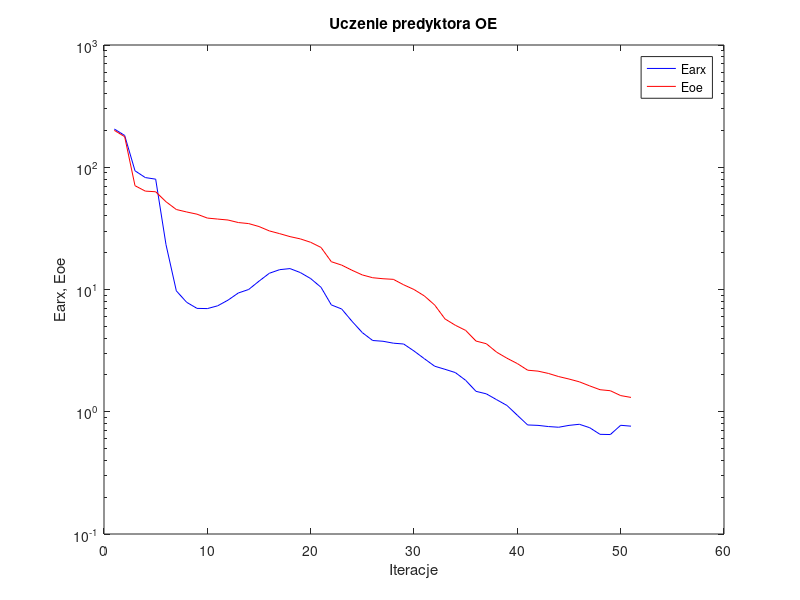
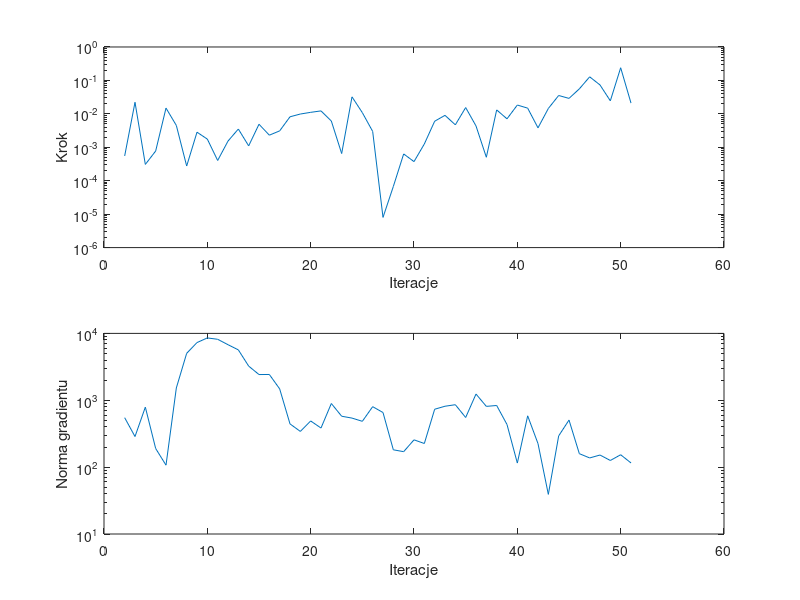

MATLAB code to generate these figures, in order:
%uczenie predyktora oe
clear all;
n=0; farx(n+1)=2.055556e+002; foe(n+1)=2.003608e+002; wspucz(n+1)=0.000000e+000; ng(n+1)=0.000000e+000;
%odnowa zmiennej metryki
n=1; farx(n+1)=1.819725e+002; foe(n+1)=1.778426e+002; krok(n+1)=5.504055e-004; ng(n+1)=5.486018e+002;
n=2; farx(n+1)=9.354810e+001; foe(n+1)=7.063516e+001; krok(n+1)=2.219272e-002; ng(n+1)=2.867207e+002;
n=3; farx(n+1)=8.231636e+001; foe(n+1)=6.379606e+001; krok(n+1)=3.072763e-004; ng(n+1)=7.894612e+002;
n=4; farx(n+1)=7.990845e+001; foe(n+1)=6.303549e+001; krok(n+1)=7.740461e-004; ng(n+1)=1.898907e+002;
n=5; farx(n+1)=2.326897e+001; foe(n+1)=5.223680e+001; krok(n+1)=1.488820e-002; ng(n+1)=1.070436e+002;
n=6; farx(n+1)=9.747261e+000; foe(n+1)=4.510990e+001; krok(n+1)=4.505183e-003; ng(n+1)=1.528123e+003;
n=7; farx(n+1)=7.857724e+000; foe(n+1)=4.306859e+001; krok(n+1)=2.752027e-004; ng(n+1)=5.033973e+003;
n=8; farx(n+1)=7.007737e+000; foe(n+1)=4.132062e+001; krok(n+1)=2.827499e-003; ng(n+1)=7.290388e+003;
n=9; farx(n+1)=6.979915e+000; foe(n+1)=3.840211e+001; krok(n+1)=1.757317e-003; ng(n+1)=8.554699e+003;
n=10; farx(n+1)=7.355236e+000; foe(n+1)=3.768614e+001; krok(n+1)=4.031350e-004; ng(n+1)=8.161550e+003;
n=11; farx(n+1)=8.183076e+000; foe(n+1)=3.701431e+001; krok(n+1)=1.532691e-003; ng(n+1)=6.774448e+003;
n=12; farx(n+1)=9.366819e+000; foe(n+1)=3.529441e+001; krok(n+1)=3.516052e-003; ng(n+1)=5.669995e+003;
n=13; farx(n+1)=1.000513e+001; foe(n+1)=3.460767e+001; krok(n+1)=1.102111e-003; ng(n+1)=3.242207e+003;
n=14; farx(n+1)=1.170072e+001; foe(n+1)=3.273865e+001; krok(n+1)=4.889122e-003; ng(n+1)=2.423776e+003;
n=15; farx(n+1)=1.357730e+001; foe(n+1)=3.015172e+001; krok(n+1)=2.302721e-003; ng(n+1)=2.430036e+003;
n=16; farx(n+1)=1.453198e+001; foe(n+1)=2.863250e+001; krok(n+1)=3.096185e-003; ng(n+1)=1.479726e+003;
n=17; farx(n+1)=1.482763e+001; foe(n+1)=2.707607e+001; krok(n+1)=8.166461e-003; ng(n+1)=4.431109e+002;
n=18; farx(n+1)=1.375714e+001; foe(n+1)=2.594209e+001; krok(n+1)=9.879138e-003; ng(n+1)=3.420929e+002;
n=19; farx(n+1)=1.228536e+001; foe(n+1)=2.432948e+001; krok(n+1)=1.109636e-002; ng(n+1)=4.902754e+002;
n=20; farx(n+1)=1.042831e+001; foe(n+1)=2.208367e+001; krok(n+1)=1.226153e-002; ng(n+1)=3.844131e+002;
n=21; farx(n+1)=7.480772e+000; foe(n+1)=1.687779e+001; krok(n+1)=6.099924e-003; ng(n+1)=8.945058e+002;
n=22; farx(n+1)=6.928199e+000; foe(n+1)=1.583237e+001; krok(n+1)=6.497382e-004; ng(n+1)=5.769332e+002;
n=23; farx(n+1)=5.495191e+000; foe(n+1)=1.437016e+001; krok(n+1)=3.222183e-002; ng(n+1)=5.412166e+002;
n=24; farx(n+1)=4.437945e+000; foe(n+1)=1.315761e+001; krok(n+1)=1.086709e-002; ng(n+1)=4.843042e+002;
n=25; farx(n+1)=3.827181e+000; foe(n+1)=1.248366e+001; krok(n+1)=2.983603e-003; ng(n+1)=8.020892e+002;
%odnowa zmiennej metryki
n=26; farx(n+1)=3.771992e+000; foe(n+1)=1.224905e+001; krok(n+1)=8.001301e-006; ng(n+1)=6.555646e+002;
n=27; farx(n+1)=3.639085e+000; foe(n+1)=1.210883e+001; krok(n+1)=6.738910e-005; ng(n+1)=1.815915e+002;
n=28; farx(n+1)=3.581586e+000; foe(n+1)=1.092603e+001; krok(n+1)=6.326141e-004; ng(n+1)=1.703167e+002;
n=29; farx(n+1)=3.140212e+000; foe(n+1)=9.998621e+000; krok(n+1)=3.729911e-004; ng(n+1)=2.559890e+002;
n=30; farx(n+1)=2.716708e+000; foe(n+1)=8.863669e+000; krok(n+1)=1.255562e-003; ng(n+1)=2.256656e+002;
n=31; farx(n+1)=2.358027e+000; foe(n+1)=7.468119e+000; krok(n+1)=6.023109e-003; ng(n+1)=7.342916e+002;
n=32; farx(n+1)=2.224233e+000; foe(n+1)=5.745103e+000; krok(n+1)=9.019129e-003; ng(n+1)=8.140868e+002;
n=33; farx(n+1)=2.091621e+000; foe(n+1)=5.099089e+000; krok(n+1)=4.696827e-003; ng(n+1)=8.580829e+002;
n=34; farx(n+1)=1.807321e+000; foe(n+1)=4.627325e+000; krok(n+1)=1.542549e-002; ng(n+1)=5.524219e+002;
n=35; farx(n+1)=1.469128e+000; foe(n+1)=3.787657e+000; krok(n+1)=4.352613e-003; ng(n+1)=1.238755e+003;
n=36; farx(n+1)=1.401173e+000; foe(n+1)=3.601160e+000; krok(n+1)=5.034661e-004; ng(n+1)=8.102534e+002;
n=37; farx(n+1)=1.254546e+000; foe(n+1)=3.069835e+000; krok(n+1)=1.311143e-002; ng(n+1)=8.354699e+002;
n=38; farx(n+1)=1.125324e+000; foe(n+1)=2.739972e+000; krok(n+1)=7.100804e-003; ng(n+1)=4.338495e+002;
n=39; farx(n+1)=9.358851e-001; foe(n+1)=2.478214e+000; krok(n+1)=1.835014e-002; ng(n+1)=1.150505e+002;
n=40; farx(n+1)=7.798331e-001; foe(n+1)=2.187091e+000; krok(n+1)=1.481850e-002; ng(n+1)=5.852091e+002;
n=41; farx(n+1)=7.736938e-001; foe(n+1)=2.149125e+000; krok(n+1)=3.813746e-003; ng(n+1)=2.247113e+002;
n=42; farx(n+1)=7.568515e-001; foe(n+1)=2.058825e+000; krok(n+1)=1.448480e-002; ng(n+1)=3.913416e+001;
n=43; farx(n+1)=7.469614e-001; foe(n+1)=1.939894e+000; krok(n+1)=3.542231e-002; ng(n+1)=2.930053e+002;
n=44; farx(n+1)=7.736895e-001; foe(n+1)=1.852141e+000; krok(n+1)=2.900728e-002; ng(n+1)=5.056481e+002;
n=45; farx(n+1)=7.898105e-001; foe(n+1)=1.757552e+000; krok(n+1)=5.584770e-002; ng(n+1)=1.589868e+002;
n=46; farx(n+1)=7.406767e-001; foe(n+1)=1.627825e+000; krok(n+1)=1.280543e-001; ng(n+1)=1.372419e+002;
n=47; farx(n+1)=6.537310e-001; foe(n+1)=1.514865e+000; krok(n+1)=7.317146e-002; ng(n+1)=1.517249e+002;
n=48; farx(n+1)=6.509535e-001; foe(n+1)=1.485892e+000; krok(n+1)=2.452306e-002; ng(n+1)=1.257692e+002;
n=49; farx(n+1)=7.748840e-001; foe(n+1)=1.355960e+000; krok(n+1)=2.393567e-001; ng(n+1)=1.531787e+002;
n=50; farx(n+1)=7.622248e-001; foe(n+1)=1.309978e+000; krok(n+1)=2.097129e-002; ng(n+1)=1.154878e+002;

figure; semilogy(farx,'b'); hold on; semilogy(foe,'r'); xlabel('Iteracje'); ylabel('Earx, Eoe'); legend('Earx','Eoe'); title('Uczenie predyktora OE');
figure; subplot(2,1,1); semilogy(krok); xlabel('Iteracje'); ylabel('Krok');
subplot(2,1,2); semilogy(ng); xlabel('Iteracje'); ylabel('Norma gradientu');
Earx=farx(n+1)
Eoe=foe(n+1)
